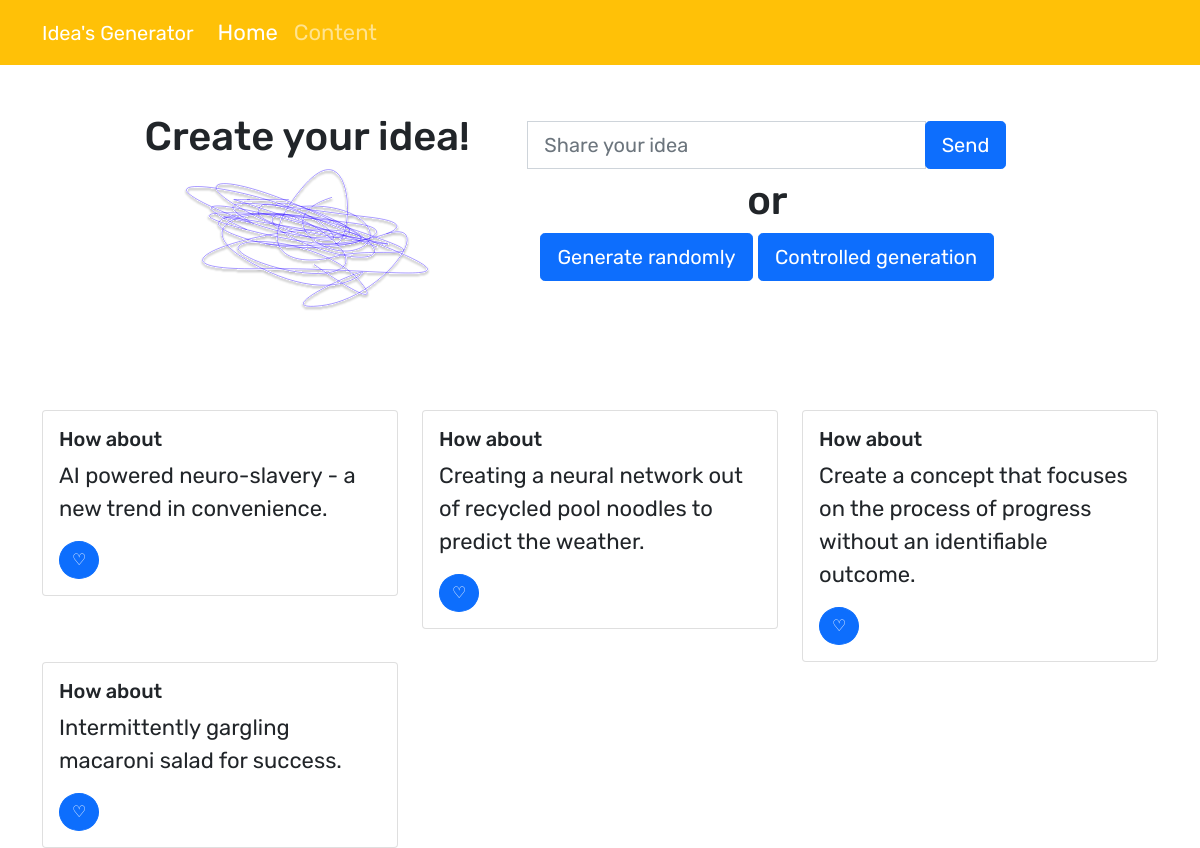
Before: / with the older database file.
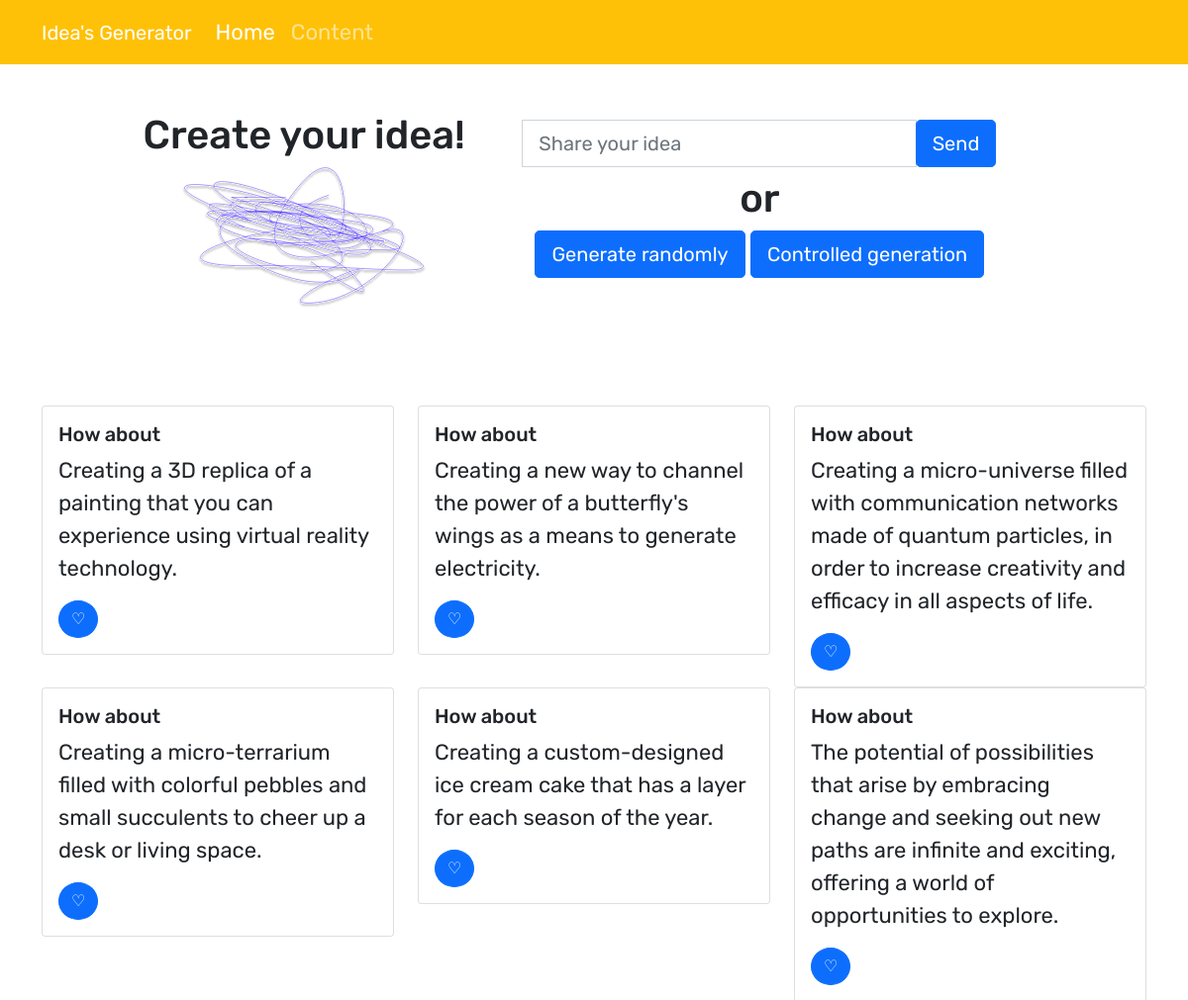
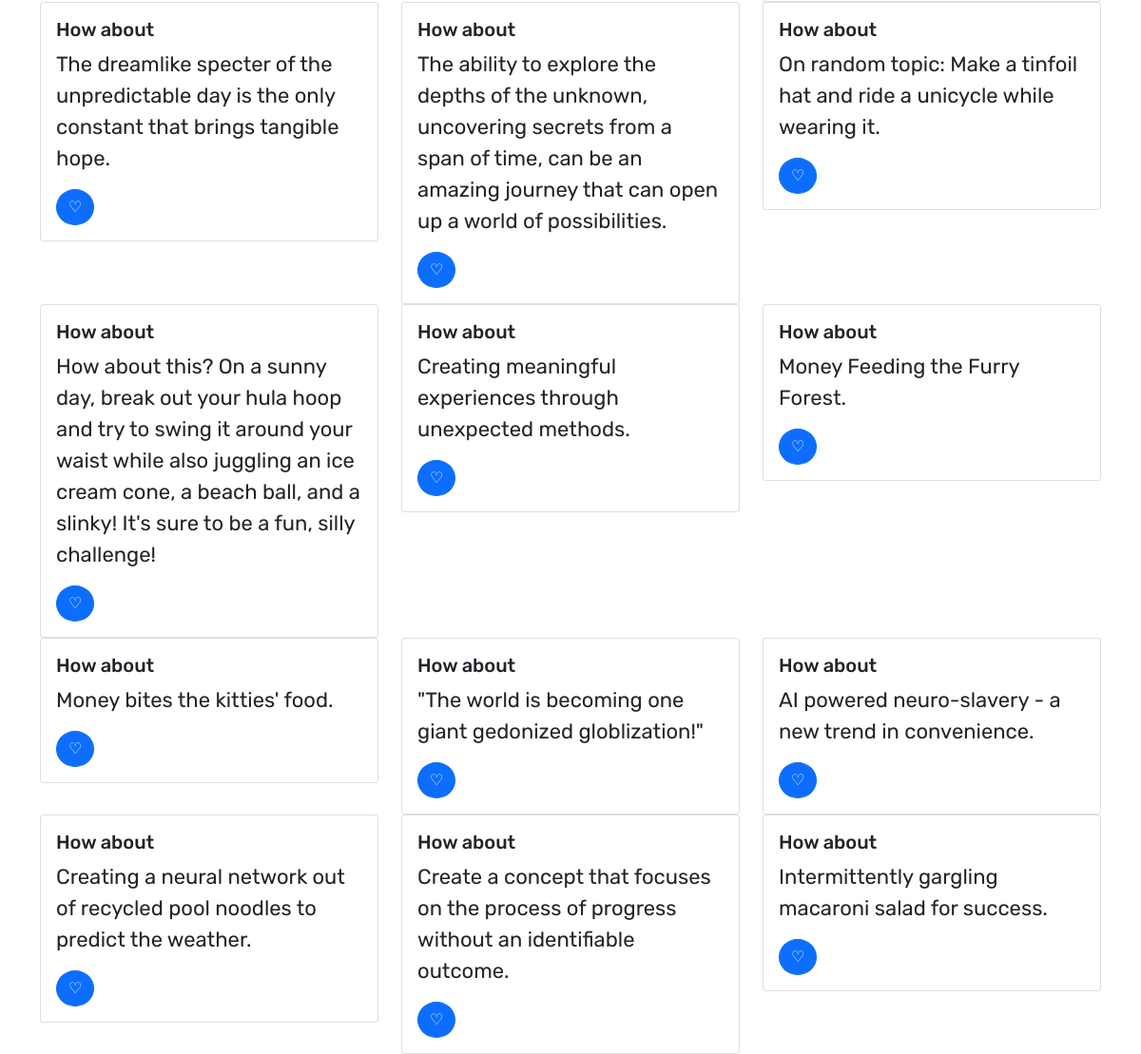
After: the same page with the newer database file (2 pictures, top to bottom).
### ideas/models.py (models this page shows)
class Ideas(models.Model):
    idea = models.CharField(max_length=1200)
    user = models.ForeignKey(User, verbose_name='Пользователь', on_delete=models.CASCADE)

### ideas/views.py (the view)
# urls.py: path('', idea, name='home'),
@require_http_methods(["GET", "POST"])
def idea(request):
    ideas = Ideas.objects.order_by('-pk')
    if request.method == "GET":
        form = OwnIdeaForm()
    elif request.method == "POST":
        form = OwnIdeaForm(request.POST)
        if form.is_valid():
            print(form.cleaned_data)
            Ideas.objects.create(idea=form.cleaned_data['idea'], user=request.user)
            return redirect('home')
    return render(request, 'ideas/ideasgen.html',
                  {'form': form, 'ideas': ideas})

### ideas/forms.py
class OwnIdeaForm(forms.ModelForm):
    def __init__(self, *args, **kwargs):
        self.user = kwargs.pop('user', None)
        super().__init__(*args, **kwargs)
    class Meta:
        model = Ideas
        fields = ['idea']
        widgets = {
            'idea': forms.TextInput(attrs={'class': 'form-control', 'placeholder': 'Share your idea'}),
        }

### templates/ideas/ideasgen.html (shortened to what this page needs)
{% extends 'ideas/index.html' %}
{% block content %}
    <form action="{% url 'ownidea' %}" method="POST">
        <div class="input-group input-group-lg mb-2 mt-2">
            {% for f in form %}
                {{ f }}
            {% endfor %}
            <div class="input-group-append">
                <button type="submit" class="btn btn-primary btn-lg">Send</button>
            </div>
        </div>
    </form>
    <div class="text-center">
        <h1 class="mb-2">or</h1>
        <a class="btn btn-primary btn-lg" href="{% url 'autogenerated' %}">Generate randomly</a>
        <a class="btn btn-primary btn-lg" href="{% url 'contgener' %}">Controlled generation</a>
    </div>
{% endblock %}

### templates/ideas/index.html (shortened to what this page needs)
<!DOCTYPE html>
<html>
{% include "ideas/head.html" %}
<body>
{% include "ideas/nav.html" %}
<div class="container mt-5" style="padding-left: 5rem; padding-right: 5rem;">
    <div class="row">
        <div class='col-5'>
            <div class="text-center">
                <h1>Create your idea!</h1>
            </div>
        </div>
        <div class="col-6">
            {% block content %}
            {% endblock %}
        </div>
    </div>
</div>
<br>
<br>
<br>
<div class="container">
    <div class="row">
        {% if ideas %}
            {% for i in ideas %}
                <div class="col-md-4">
                    <div class="card">
                        <div class="card-body">
                            <h5 class="card-title">How about</h5>
                            <p class="card-text">{{ i.idea }}</p>
                            <button type="button" class="text-12 btn btn-primary rounded-circle">♡</button>
                        </div>
                    </div>
                </div>
            {% endfor %}
        {% endif %}
    </div>
</div>
</body>
</html>

### templates/ideas/head.html (shortened to what this page needs)
    <head>
        <link
                href="https://cdn.jsdelivr.net/npm/bootstrap@5.1.3/dist/css/bootstrap.min.css"
                rel="stylesheet"
        />
    </head>

### templates/ideas/nav.html (shortened to what this page needs)
{% block nav %}
<nav
        class="navbar navbar-expand-lg navbar-dark bg-warning"
        aria-label="Ninth navbar example"
>
    <div class="container-xl">
        <a class="navbar-brand" href="/">Idea's Generator</a>
        <div class="collapse navbar-collapse" id="navbarsExample07XL">
            <ul class="navbar-nav me-auto mb-2 mb-lg-0">
                <li class="nav-item">
                    <a class="nav-link active" aria-current="page" href="#">Home</a>
                </li>
                <li class="nav-item">
                    <a class="nav-link" href="#">Content</a>
                </li>
            </ul>
        </div>
    </div>
</nav>
{% endblock%}

### templates/ideas/head.html (style rules this page uses)
body { font-family: 'Rubik'; font-size: 22px; }

Changed rows visible on the page:
added Ideas: idea "Creating a 3D replica of a painting that you can experience using virtual reality technology."
added Ideas: idea "Creating a new way to channel the power of a butterfly's wings as a means to generate electricity."
added Ideas: idea "Creating a micro-universe filled with communication networks made of quantum particles, in order to increase creativity and efficacy in all aspects of life."
added Ideas: idea "Creating a micro-terrarium filled with colorful pebbles and small succulents to cheer up a desk or living space."
added Ideas: idea "Creating a custom-designed ice cream cake that has a layer for each season of the year."
added Ideas: idea "The potential of possibilities that arise by embracing change and seeking out new paths are infinite and exciting, offering a world of opportunities to explore."
added Ideas: idea "The dreamlike specter of the unpredictable day is the only constant that brings tangible hope."
added Ideas: idea "The ability to explore the depths of the unknown, uncovering secrets from a span of time, can be an amazing journey that can open up a world of possibilities."
added Ideas: idea "On random topic: Make a tinfoil hat and ride a unicycle while wearing it."
added Ideas: idea "How about this? On a sunny day, break out your hula hoop and try to swing it around your waist while also juggling an ice cream cone, a beach ball, and a slinky! It's sure to be a fun, silly challenge!"
added Ideas: idea "Creating meaningful experiences through unexpected methods."
added Ideas: idea "Money Feeding the Furry Forest."
added Ideas: idea "Money bites the kitties' food."
added Ideas: idea "\"The world is becoming one giant gedonized globlization!\""
